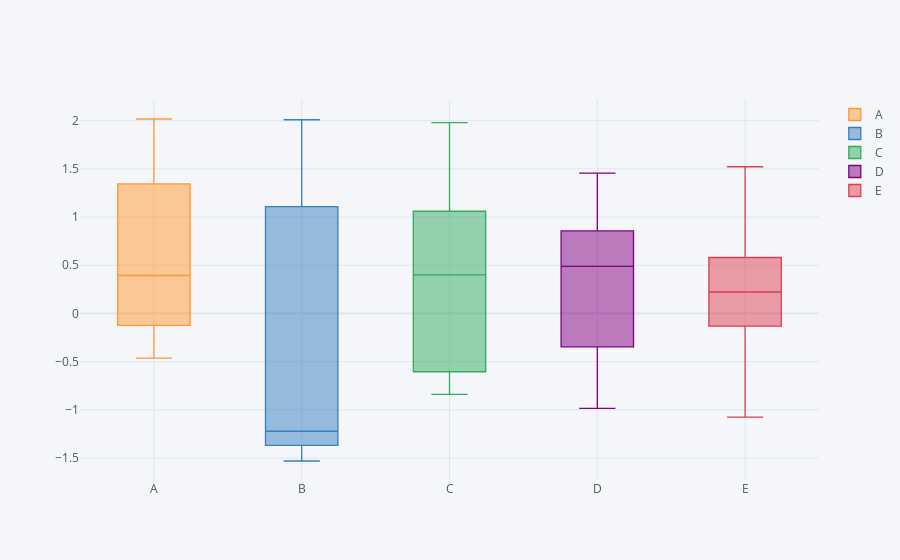

This figure's notebook cell:
### Markdown cell above
# Box

### Code cell
df.iplot(kind = "box")

### Figure 1 — Plotly figure (JSON) as saved in the notebook; plotly's stock layout.template omitted (floating-point values rounded to 4 significant figures)
{"data": [{"boxpoints": false, "line": {"width": 1.3}, "marker": {"color": "rgba(255, 153, 51, 1.0)"}, "name": "A", "orientation": "v", "type": "box", "y": [0.394, 2.018, 1.12, -0.01075, -0.4639]}, {"boxpoints": false, "line": {"width": 1.3}, "marker": {"color": "rgba(55, 128, 191, 1.0)"}, "name": "B", "orientation": "v", "type": "box", "y": [-1.53, 0.8089, -1.222, 2.009, -1.315]}, {"boxpoints": false, "line": {"width": 1.3}, "marker": {"color": "rgba(50, 171, 96, 1.0)"}, "name": "C", "orientation": "v", "type": "box", "y": [-0.5255, 1.981, 0.4008, -0.8397, 0.7541]}, {"boxpoints": false, "line": {"width": 1.3}, "marker": {"color": "rgba(128, 0, 128, 1.0)"}, "name": "D", "orientation": "v", "type": "box", "y": [-0.1335, 0.6571, 0.4888, 1.456, -0.9841]}, {"boxpoints": false, "line": {"width": 1.3}, "marker": {"color": "rgba(219, 64, 82, 1.0)"}, "name": "E", "orientation": "v", "type": "box", "y": [1.522, 0.223, 0.1842, -1.076, 0.267]}], "layout": {"legend": {"bgcolor": "#F5F6F9", "font": {"color": "#4D5663"}}, "paper_bgcolor": "#F5F6F9", "plot_bgcolor": "#F5F6F9", "title": {"font": {"color": "#4D5663"}}, "xaxis": {"gridcolor": "#E1E5ED", "showgrid": true, "tickfont": {"color": "#4D5663"}, "title": {"font": {"color": "#4D5663"}, "text": ""}, "zerolinecolor": "#E1E5ED"}, "yaxis": {"gridcolor": "#E1E5ED", "showgrid": true, "tickfont": {"color": "#4D5663"}, "title": {"font": {"color": "#4D5663"}, "text": ""}, "zerolinecolor": "#E1E5ED"}}}
